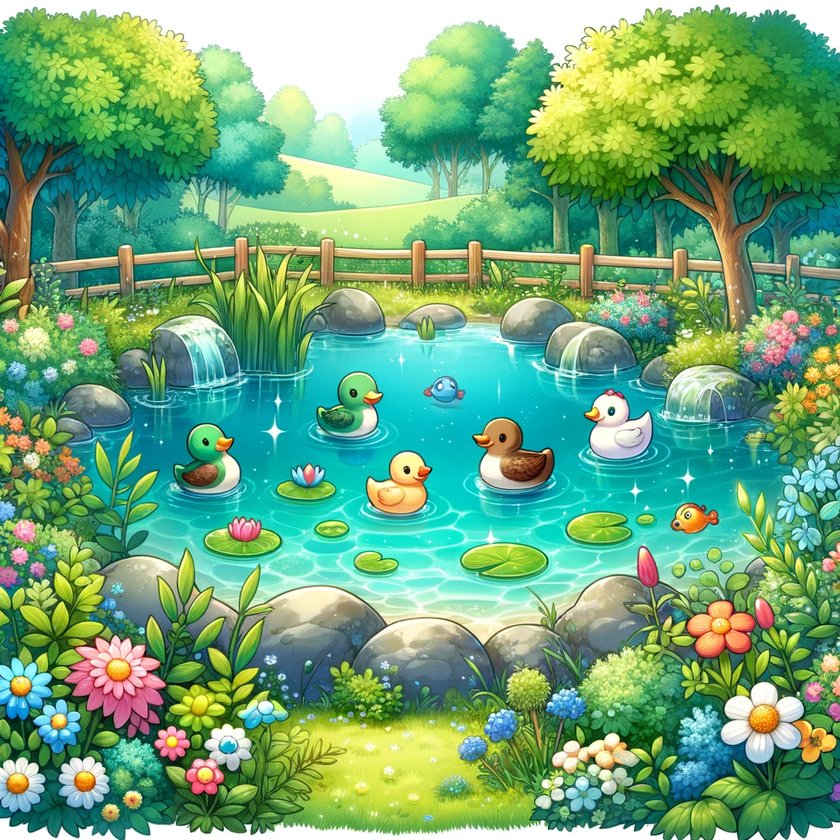
#> input picture swatting_mosquitoes/background.png, 840 x 840 px, shrunk from 1024 x 1024 before the run, found by its file name
$ python fade_img.py
#> lines starting #> are read from the running program, lines starting #| are printed output that depends on the picture
from PIL import Image

# Load the image
img_path = 'background.png'
img = Image.open(img_path)
#> img is the input picture: PIL image 840x840 RGBA; mean R, G, B, A 111.4, 169, 123.5, 255

# Apply a filter to fade the image by reducing the alpha channel across the whole image
faded_img = img.point(lambda p: p * 0.5)
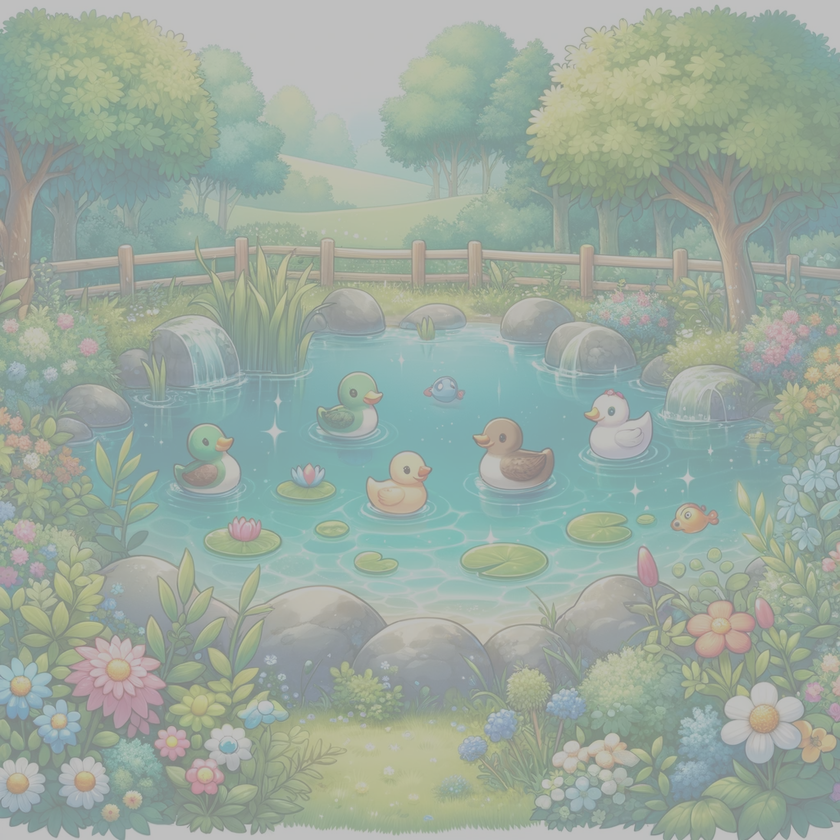
#> faded_img: PIL image 840x840 RGBA; mean R, G, B, A 55.7, 84.5, 61.8, 128; transparent parts drawn white

# Save the faded image
faded_img_path = 'faded_background.png'
faded_img.save(faded_img_path)

# Return the path to the faded image
faded_img_path
